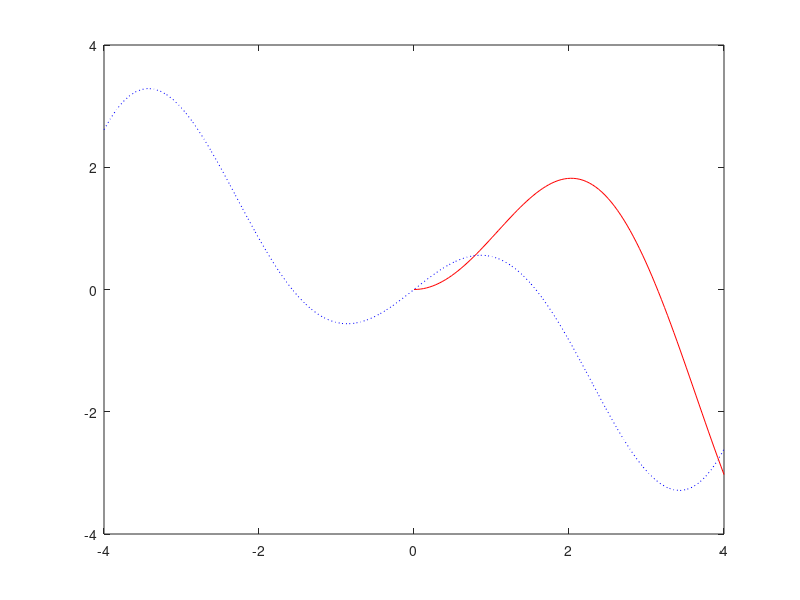

The MATLAB script that drew this image:
% Zadatak 4.

% Nacrtajte gornje dvije funkcije f1 i f2 kori²tenjem funkcija plot uz sljede¢e karakteristike:
% f1 neka bude crvena, puna linija
% f2 neka bude plava, to£kasta linija

clear
clc

x1 = linspace(0,4,100);
f1 = x1 .* sin(x1);

x2 = linspace(-4,4,100);
f2 = x2 .* cos(x2);

plot(x1, f1, 'r-');
hold on
plot(x2, f2, 'b:');
